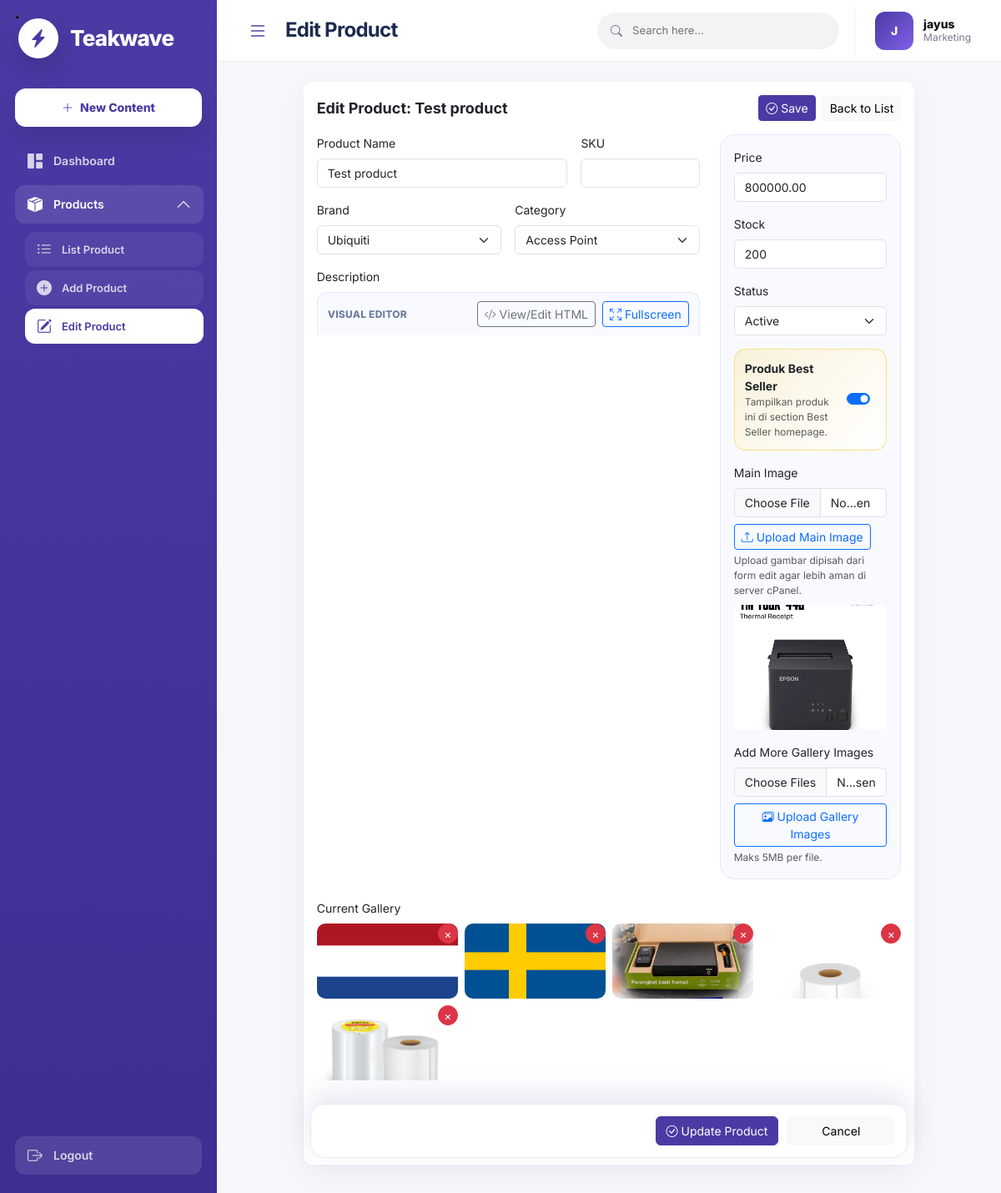
/utakatik/product-edit.php?id=56 (signed in), run on the app's committed database.
### tables this page shows
CREATE TABLE `website_settings` (
  `id` int(11) NOT NULL,
  `setting_key` varchar(120) NOT NULL,
  `setting_value` text DEFAULT NULL,
  `setting_type` varchar(50) DEFAULT 'text',
  `created_at` timestamp NOT NULL DEFAULT current_timestamp(),
  `updated_at` timestamp NULL DEFAULT NULL
);

CREATE TABLE `products` (
  `id` int(11) NOT NULL,
  `name` varchar(200) NOT NULL,
  `sku` varchar(100) DEFAULT NULL,
  `category` varchar(120) DEFAULT NULL,
  `price` decimal(12,2) DEFAULT 0.00,
  `image` varchar(255) DEFAULT NULL,
  `stock` int(11) DEFAULT 0,
  `status` enum('active','inactive') DEFAULT 'active',
  `description` text DEFAULT NULL,
  `created_at` timestamp NOT NULL DEFAULT current_timestamp(),
  `brand_id` int(11) DEFAULT NULL,
  `category_id` int(11) DEFAULT NULL,
  `is_best_seller` int(1) NOT NULL,
  `updated_at` timestamp NULL DEFAULT NULL
);

CREATE TABLE `brands` (
  `id` int(11) NOT NULL,
  `name` varchar(150) NOT NULL,
  `slug` varchar(170) NOT NULL,
  `logo` varchar(255) DEFAULT NULL,
  `description` text DEFAULT NULL,
  `status` enum('active','inactive') DEFAULT 'active',
  `created_at` timestamp NOT NULL DEFAULT current_timestamp()
);

CREATE TABLE `categories` (
  `id` int(11) NOT NULL,
  `name` varchar(150) NOT NULL,
  `slug` varchar(170) NOT NULL,
  `description` text DEFAULT NULL,
  `status` enum('active','inactive') DEFAULT 'active',
  `created_at` timestamp NOT NULL DEFAULT current_timestamp()
);

CREATE TABLE `product_images` (
  `id` int(11) NOT NULL,
  `product_id` int(11) NOT NULL,
  `image_path` varchar(255) NOT NULL,
  `is_primary` tinyint(1) DEFAULT 0,
  `created_at` timestamp NOT NULL DEFAULT current_timestamp()
);

### utakatik/includes/functions.php (called while the page is built, shortened)
<?php
function e($value) {
    return htmlspecialchars($value ?? '', ENT_QUOTES, 'UTF-8');
}
function get_website_setting($key, $default = '') {
    global $pdo;
    try {
        $stmt = $pdo->prepare("SELECT setting_value FROM website_settings WHERE setting_key = ? LIMIT 1");
        $stmt->execute([$key]);
        $value = $stmt->fetchColumn();
        return $value !== false && $value !== null ? $value : $default;
    } catch (Throwable $e) {
        return $default;
    }
}
function is_super_admin() {
    return (($_SESSION['user']['role_id'] ?? null) == 1) || strtolower($_SESSION['user']['role_name'] ?? '') === 'super admin';
}
function has_permission($page_key) {
    global $pdo;
    $role_id = $_SESSION['user']['role_id'] ?? null;
    $stmt = $pdo->prepare("SELECT COUNT(*) FROM role_permissions WHERE role_id = ? AND page_key = ?");
    $stmt->execute([$role_id, $page_key]);
    return $stmt->fetchColumn() > 0;
}
?>

### utakatik/product-edit.php (the view, shortened to what this page needs)
<?php
require_once 'auth/check.php';
    ?>
    <?php exit;
$product_id = clean_int($_POST['id'] ?? ($_GET['id'] ?? 0));
$stmt = $pdo->prepare("SELECT * FROM products WHERE id = ?");
$stmt->execute([$product_id]);
$edit = $stmt->fetch();
$brands = $pdo->query("SELECT * FROM brands WHERE status='active' ORDER BY name")->fetchAll();
$categories = $pdo->query("SELECT * FROM categories WHERE status='active' ORDER BY name")->fetchAll();
$stmt = $pdo->prepare("SELECT * FROM product_images WHERE product_id = ? ORDER BY id DESC");
$stmt->execute([$edit['id']]);
$productImages = $stmt->fetchAll();
include 'includes/header.php';
include 'includes/sidebar.php';
?>
<main class="main-content">
<?php include 'includes/topbar.php'; ?>
<div class="row justify-content-center">
    <div class="col-xl-10">
        <div class="card soft-card">
            <div class="card-body">
                <div class="d-flex flex-wrap gap-2 justify-content-between align-items-center mb-3">
                    <h5 class="fw-bold mb-0">Edit Product: <?php echo e($edit['name']); ?></h5>
                    <div class="d-flex gap-2"><button type="submit" form="productForm" class="btn btn-primary btn-sm"><i class="bi bi-check-circle"></i> Save</button><a href="products.php" class="btn btn-light btn-sm">Back to List</a></div>
                </div>
                <form id="productForm" method="post" autocomplete="off">
                    <div class="row g-4">
                        <div class="col-lg-8">
                            <div class="row g-3">
                                <div class="col-md-8">
                                    <label class="form-label">Product Name</label>
                                    <input name="name" class="form-control" required value="<?php echo e($edit['name']); ?>">
                                </div>
                                <div class="col-md-4">
                                    <label class="form-label">SKU</label>
                                    <input name="sku" class="form-control" value="<?php echo e($edit['sku']); ?>">
                                </div>
                                <div class="col-md-6">
                                    <label class="form-label">Brand</label>
                                    <select name="brand_id" class="form-select" required>
                                        <?php foreach($brands as $b): ?>
                                            <option value="<?php echo e($b['id']); ?>" <?php echo ($edit['brand_id']==$b['id'])?'selected':''; ?>>
                                                <?php echo e($b['name']); ?>
                                            </option>
                                        <?php endforeach; ?>
                                    </select>
                                </div>
                                <div class="col-md-6">
                                    <label class="form-label">Category</label>
                                    <select name="category_id" class="form-select" required>
                                        <?php foreach($categories as $c): ?>
                                            <option value="<?php echo e($c['id']); ?>" <?php echo ($edit['category_id']==$c['id'])?'selected':''; ?>>
                                                <?php echo e($c['name']); ?>
                                            </option>
                                        <?php endforeach; ?>
                                    </select>
                                </div>
                                <div class="col-12">
                                    <label class="form-label">Description</label>
                                </div>
                            </div>
                        </div>
                        <div class="col-lg-4">
                            <div class="product-side-panel">
                                <div class="mb-3">
                                    <label class="form-label">Price</label>
                                    <input name="price" type="number" min="0" step="0.01" class="form-control" value="<?php echo e($edit['price']); ?>">
                                </div>
                                <div class="mb-3">
                                    <label class="form-label">Stock</label>
                                    <input name="stock" type="number" min="0" class="form-control" value="<?php echo e($edit['stock']); ?>">
                                </div>
                                <div class="mb-3">
                                    <label class="form-label">Status</label>
                                    <select name="status" class="form-select">
                                        <option value="active" <?php echo ($edit['status']==='active')?'selected':''; ?>>Active</option>
                                    </select>
                                </div>
                                <div class="mb-3">
                                    <div class="best-seller-option">
                                        <div>
                                            <label class="form-check-label fw-bold" for="isBestSellerEdit">Produk Best Seller</label>
                                            <small class="text-muted d-block">Tampilkan produk ini di section Best Seller homepage.</small>
                                        </div>
                                        <div class="form-check form-switch m-0">
                                            <input class="form-check-input" type="checkbox" role="switch" id="isBestSellerEdit" name="is_best_seller" value="1" <?php echo !empty($edit['is_best_seller']) ? 'checked' : ''; ?>>
                                        </div>
                                    </div>
                                </div>
                                <div class="mb-3">
                                    <label class="form-label">Main Image</label>
                                    <input name="image" type="file" form="mainImageUploadForm" class="form-control" accept=".jpg,.jpeg,.png,.gif,.webp">
                                    <button type="submit" form="mainImageUploadForm" class="btn btn-outline-primary btn-sm mt-2">
                                        <i class="bi bi-upload"></i> Upload Main Image
                                    </button>
                                    <small class="text-muted d-block mt-1">Upload gambar dipisah dari form edit agar lebih aman di server cPanel.</small>
                                    <?php if(!empty($edit['image'])): ?>
                                        <img src="<?php echo e($edit['image']); ?>" class="mt-2 rounded" style="width:100%;height:150px;object-fit:cover">
                                    <?php endif; ?>
                                </div>
                                <div class="mb-0">
                                    <label class="form-label">Add More Gallery Images</label>
                                    <input name="gallery[]" type="file" multiple form="galleryImageUploadForm" class="form-control" accept=".jpg,.jpeg,.png,.gif,.webp">
                                    <button type="submit" form="galleryImageUploadForm" class="btn btn-outline-primary btn-sm mt-2">
                                        <i class="bi bi-images"></i> Upload Gallery Images
                                    </button>
                                    <small class="text-muted d-block mt-1">Maks 5MB per file.</small>
                                </div>
                            </div>
                        </div>
                        <?php if($productImages): ?>
                        <div class="col-12">
                            <label class="form-label">Current Gallery</label>
                            <div class="row g-2">
                                <?php foreach($productImages as $img): ?>
                                <div class="col-6 col-md-3">
                                    <div class="position-relative">
                                        <img src="<?php echo e($img['image_path']); ?>" style="width:100%;height:90px;object-fit:cover;border-radius:10px">
                                        <button type="submit" form="deleteImageForm-<?php echo e($img['id']); ?>" class="btn btn-sm btn-danger position-absolute top-0 end-0" onclick="return confirm('Delete image?')">×</button>
                                    </div>
                                </div>
                                <?php endforeach; ?>
                            </div>
                        </div>
                        <?php endif; ?>
                    </div>
                    <div class="form-action-bar">
                        <button type="submit" class="btn btn-primary"><i class="bi bi-check-circle"></i> Update Product</button>
                        <a href="products.php" class="btn btn-light">Cancel</a>
                    </div>
                </form>
            </div>
        </div>
    </div>
</div>
</main>
<?php include 'includes/footer.php'; ?>

### utakatik/includes/sidebar.php (shortened to what this page needs)
<aside class="sidebar">
    <button class="sidebar-mobile-close d-lg-none" type="button" aria-label="Close sidebar">
        <i class="bi bi-x-lg"></i>
    </button>
    <a href="index.php" class="sidebar-brand">
        <span class="sidebar-brand-logo">
            <i class="bi bi-lightning-charge-fill"></i>
        </span>
        <span class="sidebar-brand-text">
            <?php echo e(function_exists('get_website_setting') ? get_website_setting('site_name', 'Digitaria') : 'Digitaria'); ?>
        </span>
    </a>
    <a href="content-add.php" class="new-project-btn">
        <i class="bi bi-plus-lg"></i>
        <span>New Content</span>
    </a>
    <nav class="side-menu">
        <?php if(has_permission('dashboard')): ?>
        <a href="index.php" class="<?php echo basename($_SERVER['PHP_SELF']) === 'index.php' ? 'active' : ''; ?>">
            <i class="bi bi-grid-1x2-fill"></i> Dashboard
        </a>
        <?php endif; ?>
        <?php if(has_permission('products-list') || has_permission('products-add') || has_permission('products-edit')): ?>
        <div class="menu-group <?php echo in_array(basename($_SERVER['PHP_SELF']), ['products.php','product-add.php','product-edit.php']) ? 'open' : ''; ?>">
            <button class="menu-parent" type="button">
                <span><i class="bi bi-box-seam-fill"></i> Products</span>
                <i class="bi bi-chevron-down"></i>
            </button>
            <div class="submenu">
                <?php if(has_permission('products-list')): ?>
                <a href="products.php" class="<?php echo basename($_SERVER['PHP_SELF']) === 'products.php' ? 'active' : ''; ?>">
                    <i class="bi bi-list-ul"></i> List Product
                </a>
                <?php endif; ?>
                <?php if(has_permission('products-add')): ?>
                <a href="product-add.php" class="<?php echo basename($_SERVER['PHP_SELF']) === 'product-add.php' ? 'active' : ''; ?>">
                    <i class="bi bi-plus-circle-fill"></i> Add Product
                </a>
                <?php endif; ?>
                <?php if(has_permission('products-edit')): ?>
                <a href="product-edit.php" class="<?php echo basename($_SERVER['PHP_SELF']) === 'product-edit.php' ? 'active' : ''; ?>">
                    <i class="bi bi-pencil-square"></i> Edit Product
                </a>
                <?php endif; ?>
            </div>
        </div>
        <?php endif; ?>
    </nav>
    <a href="logout.php" class="logout-btn"><i class="bi bi-box-arrow-right"></i> Logout</a>
</aside>

### data on the page
website_settings: setting_value "Teakwave"
products: name "Test product", brand_id "Ubiquiti", category_id "Access Point", price "800000.00", stock "200", status "Active", is_best_seller "☑", image (picture)
product_images: image_path (picture)
product_images: image_path (picture)
product_images: image_path (picture)
product_images: image_path (picture)
product_images: image_path (picture)

### other printed values
$page_title "Edit Product"
substr(current_user_name(), 0, 1) "J"
current_user_name() "jayus"
current_user_role() "Marketing"
